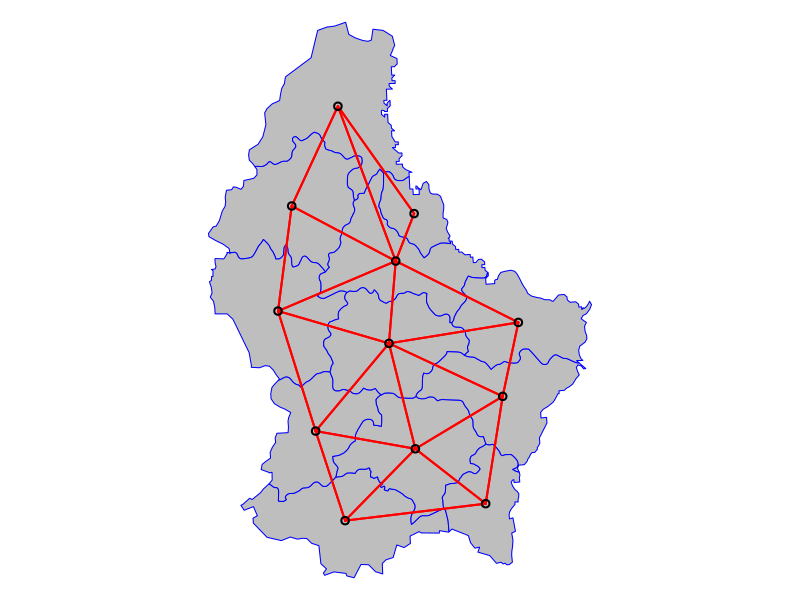

Write R code to recreate this figure. (Note: this script raises an error after producing the figure.)
library(raster)
#loading the shapefile
p<- shapefile(system.file("external/lux.shp", package = "raster"))

#To find adjacent polygons, we can use the spdep package.
library(spdep)

#We use poly2nb to create a “rook’s case” neighbors-list.
#And from that a neighbors matrix.

wr<- poly2nb(p,row.names=p$ID_2,queen=FALSE)
wr

wm<- nb2mat(wr,style="B",zero.policy=TRUE)
dim(wm)

#inspecting wr & wm
wr[1:6]

wm[1:6,1:11]

####computing the numbers for neighbours for each areas
i<- rowSums(wm)
i
#expressing  as percentages the areas
round(100*table(i)/length(i),1)

#plotting the links between polygons
par(mai=c(0,0,0,0))
plot(p,col='gray',border='blue')
xy<- coordinates(p)
plot(wr,xy,col='red',lwd=2,add=TRUE)


#some alternative approaches to compute spatial influence

#ditance computation using euclidean distance between the lowenst and the highest
wd10<- dnearneigh(xy,0,10)#identifies the by euclidean distance between the lowenst and the highest points.

wd25<- dnearneigh(xy,0,25,longlat = TRUE)

#nearest neightbours
k3<- knn2nb(knearneigh(xy,k=3, RANN=FALSE))
#k greater than one third of the data points
k6<- knn2nb(knearneigh(xy,k=6, RANN = FALSE))

#lag-two Rook
wr2<- wr
for (i in 1:length(wr)) {
  lag1<-wr[[i]]
  lag2<-wr[lag1]
  lag2<- sort(unique(unlist(lag2)))
  lag2<-lag2[!(lag2 %in% c(wr[[i]], i))]
  wr2[[i]]<-lag2
}

#adding the plot it function
plotit<- function(nb,lab=''){
  plot(p, col='gray', border='white')
  plot(nb,xy,add=TRUE,pch=20)
  text(6.3,50.1,paste0('(',lab,')'),cex=1.5)
}

par(mfrow=c(2,3),mai=c(0,0,0,0))
plotit(wr,'adjacency')
plotit(wr2,'lag-2 afj')
plotit(wd10,'10KM')
plotit(wd25,'25km')
plotit(k3,'k=3')
plotit(k6,'k=6')
